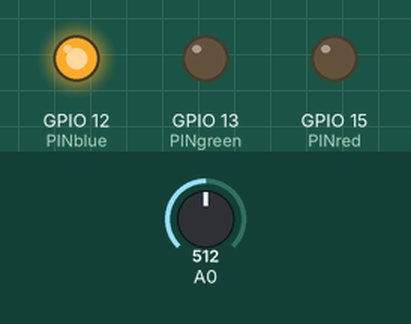
A sketch run on a simulated ESP8266 (NodeMCU). Shown: output pins drawn as LEDs (lit = HIGH). The inputs (shaded band) are chosen by the test bench; at power-on: A0 = 512. WiFi joins after 1.5 s; servers stay silent unless stated; no MQTT or app messages arrive unless stated.

Above: at 3.7 s.
3.8 s: A0 set to 0
At 5.1 s:
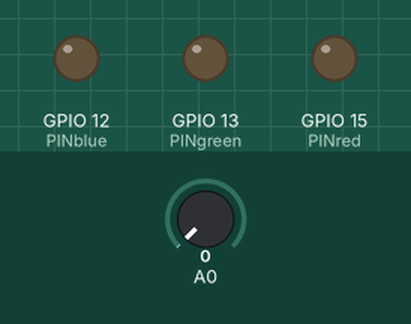
Timing chart, 0 to 6.8 s (numbered marks = the images above; inputs shaded):
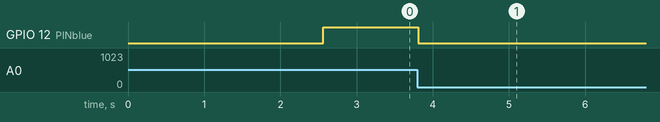

The sketch:

NEOE-IOT-Kit-1-Home-Assistant.ino
```cpp
/**********************************************************************************************************************************
  Arduino-Sketch für das NEOE-IOT-Kit-1, "Smart Home Luftqualitätssensor mit MQ-135 und NodeMCU. Reagiert auf CO2 und andere Gase.
  Arduino-Programmierung. MQTT-kompatibel zur Anbindung an Home Assistant."
  Dieser Arduino-Sketch wird in folgendem Tutorial verwendet:
  https://www.neoe.io/blogs/tutorials/luftqualitatssensor-reagiert-auf-co2-mqtt-kompatibel-aufbau-variante-leiterplatte
  Fragen und Anregungen bitte in unserer Facebook-Gruppe adressieren, damit die gesamte Community davon profitiert.
  https://www.facebook.com/groups/neoe.io/
  Datum der letzten Änderung: 28. November, 2020
**********************************************************************************************************************************/

#include <ESP8266WiFi.h>
#include <PubSubClient.h>
#include <ArduinoJson.h>

// Parameter zur Berechnung der Durchschnittswerte
const int numReadings = 10;
int readings[numReadings]; // Array zur Berechnung der Durchschnittswerte
int readIndex = 0; // Index eines einzelnen Wertes
float total = 0; // Summe aller Werte
float average = 0; // Durchschnittswert

// Lastwiderstand des MQ-135
#define RLOAD 10.0

// Parameter zur CO2 Berechnung in ppm auf Basis des Sensor-Widerstands
#define PARA 116.6020682
#define PARB 2.769034857

// CO2-Wert in der Atmosphäre, als Basis für die Kalibrierung
#define ATMOCO2 397.13

// Alle 10 Sekunden eine MQTT-Nachricht senden
int delay_time = 10000;

// Analog PIN
uint8_t _pin = 0;
int pinValue;

// Für die Kalibrierung erforderliche Parameter
float RCurrent;
float RMax;

// Parameter für die Indikator-LED
int PINblue = 12;
int PINgreen = 13;
int PINred = 15;
float LEDgreen;
float LEDred;
float LEDblue;

// WLAN-Zugangsdaten hier hinterlegen
const char* ssid = "NAME DES WLAN NETZWERKS"; // Anführungszeichen beibehalten
const char* password = "WLAN-PASSWORT"; // Anführungszeichen beibehalten, also z.B. so: "Geheim"

// Die für den MQTT-Server erforderlichen Daten hier hinterlegen
const char* mqtt_client = "NEOE-IOT-KIT-1-1"; // Wenn mehrere "NEOE IOT-Kits 1" im Einsatz sind, einfach mit der letzten Zahl durchnummerieren
const char* mqtt_server = "IP-ADRESSE DES MQTT-SERVERS"; // Anführungszeichen beibehalten, also z.B. so: "192.168.0.123"
const uint16_t mqtt_port = 1883;
const char* mqtt_user = "BENUTZERNAME"; // Anführungszeichen beibehalten
const char* mqtt_password = "PASSWORT"; // Anführungszeichen beibehalten, also z.B. so: "Geheim"

// MQTT-Topic für Home Assistant MQTT Auto Discovery
const char* mqtt_config_topic = "homeassistant/sensor/co2-esszimmer/config"; // Name des Zimmers bei Bedarf ändern
const char* mqtt_state_topic = "homeassistant/sensor/co2-esszimmer/state"; // Name des Zimmers bei Bedarf ändern

// Speicher-Reservierung für JSON-Dokument, kann mithilfe von arduinojson.org/v6/assistant noch optimiert werden
StaticJsonDocument<512> doc_config;
StaticJsonDocument<512> doc_state;

char mqtt_config_data[512];
char mqtt_state_data[512];

bool configured = false;

WiFiClient espClient;
PubSubClient client(espClient);

// Funktion um CO2-Werte per MQTT zu übermitteln
void publishData(float p_co2) {
  doc_state["co2"] = round(p_co2);
  serializeJson(doc_state, mqtt_state_data);
  client.publish(mqtt_state_topic, mqtt_state_data);
}

// Funktion zur WLAN-Verbindung
void setup_wifi() {
  delay(10);
  /* Mit WLAN verbinden */
  WiFi.begin(ssid, password);
  while (WiFi.status() != WL_CONNECTED) {
    delay(500);
  }
}

// Funktion für Home Assistant MQTT Auto Discovery
void configMqtt() {
  doc_config["name"] = "CO2-Wert Esszimmer";  // Name des Zimmers bei Bedarf ändern
  doc_config["state_topic"] = mqtt_state_topic;
  doc_config["unit_of_measurement"] = "ppm";
  doc_config["value_template"] = "{{ value_json.co2}}";
  serializeJson(doc_config, mqtt_config_data);
  client.publish(mqtt_config_topic, mqtt_config_data, true);
  delay(1000);
}

// Widerstand des Sensors (in Kiloohm) berechnen
float getResistance() {
  int val = average;
  return ((1023. / (float)val) - 1.) * RLOAD;
}

// CO2 Wert in ppm berechnen. Auf Basis der Vereinfachung, dass sich nur CO2 in der Luft befindet.
float getPPM() {
  return PARA * pow((getResistance() / RMax), -PARB);
}

// RZero Widerstand des Sensors (in Kiloohm) für die Kalibrierung berechnen
float getRZero() {
  return getResistance() * pow((ATMOCO2 / PARA), (1. / PARB));
}

void setup() {
  // Array zur Berechnung der Durchschnittswerte aufbauen
  for (int thisReading = 0; thisReading < numReadings; thisReading++) {
    readings[thisReading] = 0;
  }
  setup_wifi();
  client.setServer(mqtt_server, mqtt_port);
  client.setBufferSize(512);
  if (!client.connected()) client.connect(mqtt_client, mqtt_user, mqtt_password);
  configMqtt();
}

void loop() {

  if (!client.connected()) client.connect(mqtt_client, mqtt_user, mqtt_password);

  // Sensor auslesen und Durchschnittswerte berechnen
  total = total - readings[readIndex]; readings[readIndex] = analogRead(_pin); total = total + readings[readIndex]; readIndex = readIndex + 1; if (readIndex >= numReadings) {
    readIndex = 0;
  }
  average = total / numReadings;

  // Volatiler Sensor, daher sanfte Kalibrierung, RCurrent nur mit 0,001%
  float RCurrent = getRZero();
  if ((((9999 * RMax) + RCurrent) / 10000) > RMax) {
    RMax = (((9999 * RMax) + RCurrent) / 10000);
  }

  // ppm berechnen
  float ppm = getPPM();

  // Nach Abschluss der Kalibierung beginnen, Daten via MQTT zu übermitteln
  if (ppm > ATMOCO2)  publishData(ppm);

  // Indikator-LED
  LEDblue = 0;
  LEDred = (1024 * ((ppm - 500) / 500)) / 3;
  LEDgreen = 1024 - ((1024 * ((ppm - 500) / 500)) / 3);
  if (LEDred > 1024) LEDred = 1024;
  if (LEDred < 0) LEDred = 0; if (LEDgreen > 1024)LEDgreen = 1024;
  if (LEDgreen < 0) LEDgreen = 0;

  // Indikator-LED schaltet von Blau (Kalibrierung) auf Grün, sobald Daten im 95% Bereich
  if (ppm < ATMOCO2) {
    LEDgreen = 0;
    LEDred = 0;
    LEDblue = 1024;
  }

  // Nach erfolgter Kalibrierung Anzahl der Messungen reduzieren, da sonst zu viele MQTT-Meldungen versendet werden
  if (ppm > ATMOCO2) delay(delay_time);

  // Werte an Indikator-LED senden
  analogWrite(PINgreen, LEDgreen);
  analogWrite(PINred, LEDred);
  analogWrite(PINblue, LEDblue);

}
```

Measured:
- after the input at 3.8 s, GPIO 12 (PINblue): HIGH → LOW at once
